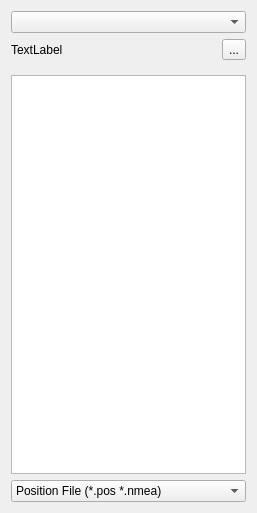
<?xml version="1.0" encoding="UTF-8"?>
<ui version="4.0">
 <class>FileSelDialog</class>
 <widget class="QWidget" name="FileSelDialog">
  <property name="geometry">
   <rect>
    <x>0</x>
    <y>0</y>
    <width>257</width>
    <height>513</height>
   </rect>
  </property>
  <property name="windowTitle">
   <string>Solutions</string>
  </property>
  <property name="toolTip">
   <string/>
  </property>
  <layout class="QVBoxLayout" name="verticalLayout">
   <item>
    <widget class="QWidget" name="Panel1" native="true">
     <property name="enabled">
      <bool>true</bool>
     </property>
     <property name="sizePolicy">
      <sizepolicy hsizetype="Preferred" vsizetype="Fixed">
       <horstretch>0</horstretch>
       <verstretch>0</verstretch>
      </sizepolicy>
     </property>
     <property name="toolTip">
      <string/>
     </property>
     <property name="layoutDirection">
      <enum>Qt::LeftToRight</enum>
     </property>
     <property name="text" stdset="0">
      <string/>
     </property>
     <layout class="QHBoxLayout" name="horizontalLayout_5">
      <property name="spacing">
       <number>0</number>
      </property>
      <property name="leftMargin">
       <number>0</number>
      </property>
      <property name="topMargin">
       <number>0</number>
      </property>
      <property name="rightMargin">
       <number>0</number>
      </property>
      <property name="bottomMargin">
       <number>0</number>
      </property>
      <item>
       <widget class="QComboBox" name="cBDriveSelect"/>
      </item>
     </layout>
    </widget>
   </item>
   <item>
    <widget class="QWidget" name="Panel2" native="true">
     <property name="enabled">
      <bool>true</bool>
     </property>
     <property name="sizePolicy">
      <sizepolicy hsizetype="Preferred" vsizetype="Fixed">
       <horstretch>0</horstretch>
       <verstretch>0</verstretch>
      </sizepolicy>
     </property>
     <property name="toolTip">
      <string/>
     </property>
     <property name="layoutDirection">
      <enum>Qt::LeftToRight</enum>
     </property>
     <property name="text" stdset="0">
      <string/>
     </property>
     <layout class="QVBoxLayout" name="verticalLayout_2">
      <property name="spacing">
       <number>0</number>
      </property>
      <property name="leftMargin">
       <number>0</number>
      </property>
      <property name="topMargin">
       <number>0</number>
      </property>
      <property name="rightMargin">
       <number>0</number>
      </property>
      <item>
       <widget class="QWidget" name="Panel5" native="true">
        <property name="enabled">
         <bool>true</bool>
        </property>
        <property name="toolTip">
         <string/>
        </property>
        <property name="layoutDirection">
         <enum>Qt::LeftToRight</enum>
        </property>
        <property name="editable" stdset="0">
         <bool>true</bool>
        </property>
        <property name="text" stdset="0">
         <string/>
        </property>
        <layout class="QHBoxLayout" name="horizontalLayout">
         <property name="spacing">
          <number>0</number>
         </property>
         <property name="leftMargin">
          <number>0</number>
         </property>
         <property name="topMargin">
          <number>0</number>
         </property>
         <property name="rightMargin">
          <number>0</number>
         </property>
         <property name="bottomMargin">
          <number>0</number>
         </property>
         <item>
          <widget class="QLabel" name="lblDirectorySelected">
           <property name="text">
            <string>TextLabel</string>
           </property>
          </widget>
         </item>
         <item>
          <widget class="QToolButton" name="btnDirectorySelect">
           <property name="text">
            <string>...</string>
           </property>
          </widget>
         </item>
        </layout>
       </widget>
      </item>
     </layout>
    </widget>
   </item>
   <item>
    <widget class="QListView" name="lVFileList">
     <property name="frameShape">
      <enum>QFrame::StyledPanel</enum>
     </property>
    </widget>
   </item>
   <item>
    <widget class="QWidget" name="Panel3" native="true">
     <property name="enabled">
      <bool>true</bool>
     </property>
     <property name="sizePolicy">
      <sizepolicy hsizetype="Preferred" vsizetype="Fixed">
       <horstretch>0</horstretch>
       <verstretch>0</verstretch>
      </sizepolicy>
     </property>
     <property name="toolTip">
      <string/>
     </property>
     <property name="layoutDirection">
      <enum>Qt::LeftToRight</enum>
     </property>
     <property name="text" stdset="0">
      <string>Panel3</string>
     </property>
     <layout class="QHBoxLayout" name="horizontalLayout_2">
      <property name="spacing">
       <number>0</number>
      </property>
      <property name="leftMargin">
       <number>0</number>
      </property>
      <property name="topMargin">
       <number>0</number>
      </property>
      <property name="rightMargin">
       <number>0</number>
      </property>
      <property name="bottomMargin">
       <number>0</number>
      </property>
      <item>
       <widget class="QComboBox" name="cBFilter">
        <item>
         <property name="text">
          <string>Position File (*.pos *.nmea)</string>
         </property>
        </item>
        <item>
         <property name="text">
          <string>All (*.*)</string>
         </property>
        </item>
       </widget>
      </item>
     </layout>
    </widget>
   </item>
  </layout>
 </widget>
 <tabstops>
  <tabstop>cBDriveSelect</tabstop>
  <tabstop>btnDirectorySelect</tabstop>
  <tabstop>lVFileList</tabstop>
  <tabstop>cBFilter</tabstop>
 </tabstops>
 <resources/>
 <connections/>
</ui>
